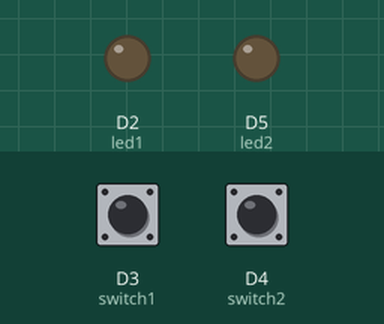
Bench run of a sketch on a simulated ESP8266 (NodeMCU). On the bench: output pins drawn as LEDs (lit = HIGH). The inputs (shaded band) are chosen by the test bench; at power-on: D3 (switch1) HIGH, D4 (switch2) HIGH.

Above: at 1.2 s.
1.3 s: D3 (switch1) pulled LOW for 0.15 s
At 2.5 s:
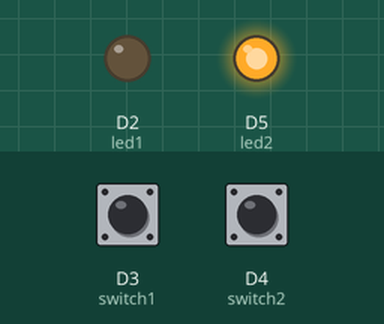
2.9 s: D4 (switch2) pulled LOW for 0.15 s
At 3.7 s:
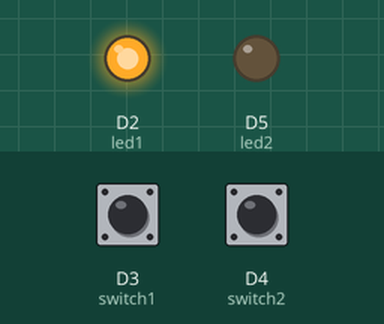
4.5 s: D3 (switch1) pulled LOW for 1 s
At 4.9 s:
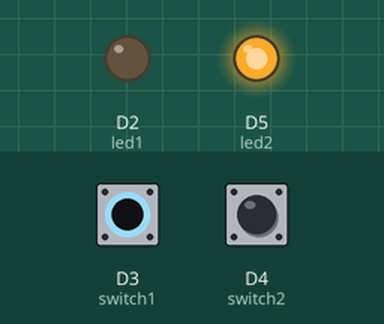
7.0 s: D4 (switch2) pulled LOW for 1 s
At 8.0 s:
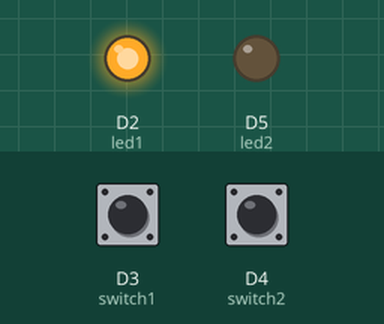
Timing chart, 0 to 10.0 s (numbered marks = the images above; inputs shaded):
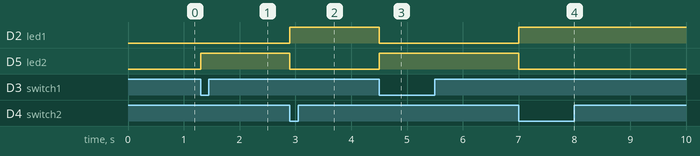

Measured:
- after the input at 1.3 s, D5 (led2): LOW → HIGH at once
- after the input at 2.9 s, D2 (led1): LOW → HIGH at once; D5 (led2): HIGH → LOW at once
- after the input at 4.5 s, D2 (led1): HIGH → LOW at once; D5 (led2): LOW → HIGH at once
- after the input at 7.0 s, D2 (led1): LOW → HIGH at once; D5 (led2): HIGH → LOW at once

The sketch:

led_with_2_switches.ino
```cpp
#define led1 D2
#define led2 D5
#define switch1 D3
#define switch2 D4
void setup() {
pinMode(led1,OUTPUT);
pinMode(switch1,INPUT);
pinMode(led2,OUTPUT);
pinMode(switch2,INPUT);// put your setup code here, to run once:

}

void loop() {
  boolean state1,state2;
  state1=digitalRead(switch1);
  state2=digitalRead(switch2);
  if(state1==LOW)
  {
    digitalWrite(led1,0);
    digitalWrite(led2,1);
  }
  if(state2==LOW)
  {
    digitalWrite(led1,1);
    digitalWrite(led2,0);
  }
  }
  // put your main code here, to run repeatedly:
```
